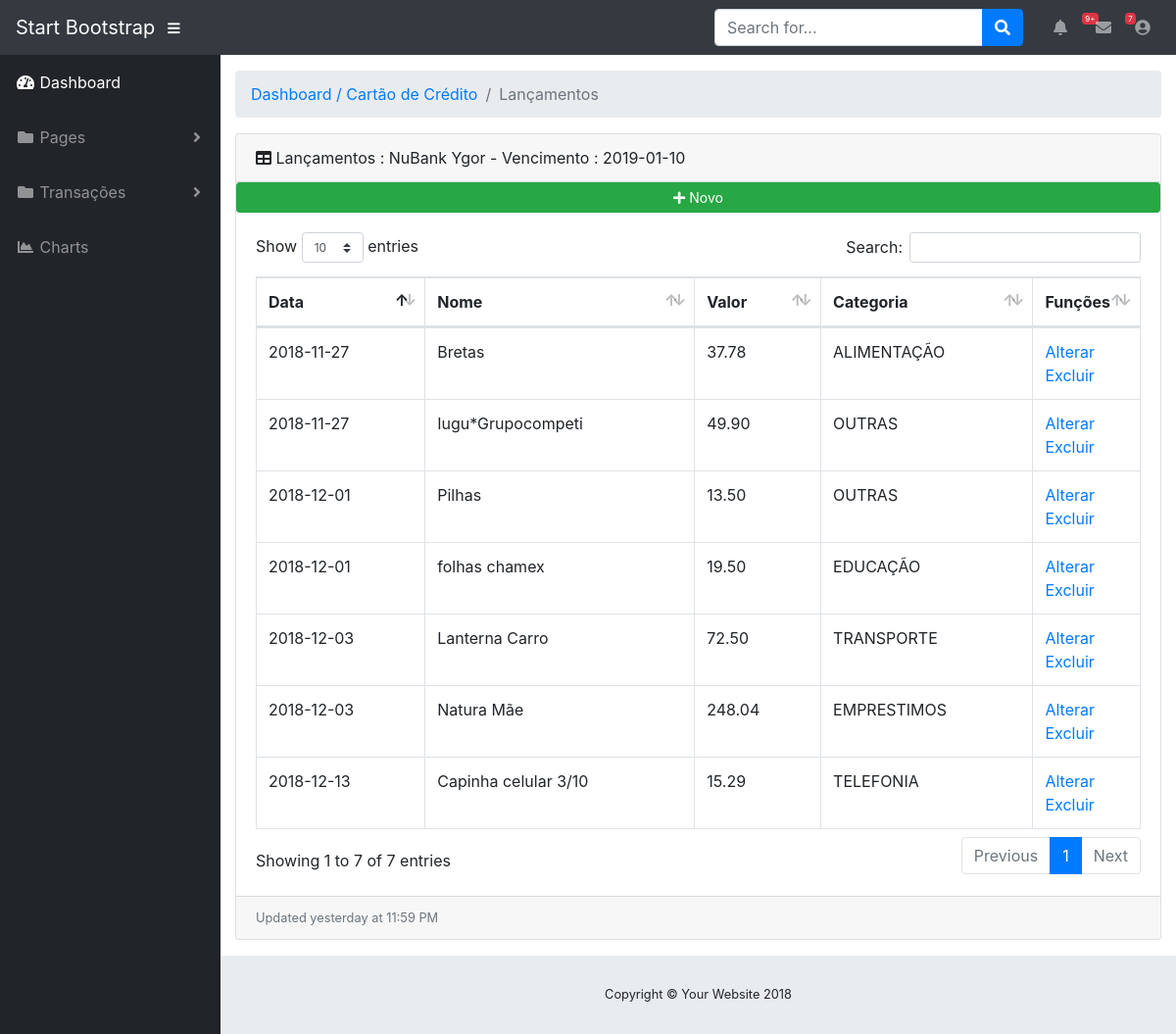
Screenshot of /cartao/acessar_lancamento?id_fatura=1 with the database file from the repository.
### tables this page shows
CREATE TABLE `faturas` (
  `id_fatura` int(11) NOT NULL,
  `id_cartao` int(11) NOT NULL,
  `paga` char(2) NOT NULL,
  `dt_vencimento` date NOT NULL,
  `vlr_fatura` float(10,2) DEFAULT NULL
);

CREATE TABLE `cartoes` (
  `id_cartao` int(11) NOT NULL,
  `nome` varchar(45) NOT NULL,
  `vlr_limite` float(10,2) NOT NULL,
  `dia_fechamento` int(11) DEFAULT '1',
  `dia_pagamento` int(11) DEFAULT '1',
  `id_bandeira` int(11) NOT NULL,
  `id_conta` int(11) NOT NULL,
  `vlr_aberto` float(10,2) DEFAULT NULL
);

CREATE TABLE `transacoes` (
  `id_transacao` int(11) NOT NULL,
  `nome` varchar(45) NOT NULL,
  `valor` float(10,2) NOT NULL,
  `id_categoria` int(11) NOT NULL,
  `data_cadastro` date NOT NULL,
  `data_efetivada` date DEFAULT NULL,
  `pago` varchar(1) DEFAULT 'N',
  `id_conta` int(11) NOT NULL,
  `observacao` longtext,
  `id_fatura_cartao` int(11) DEFAULT NULL
);

CREATE TABLE `categorias` (
  `id_categoria` int(11) NOT NULL,
  `nome` varchar(45) NOT NULL,
  `id_tipo` int(11) NOT NULL
);

### application/controllers/Cartao.php (called while the page is built, shortened)
<?php
class Cartao extends CI_Controller {
	function __construct(){
	$this->load->model('m_cartao');
	}
	public function acessar_lancamento()
	{
		$id_fatura = $_GET['id_fatura'];
		$variaveis['lancamentos'] = $this->m_cartao->listagem($id_fatura);
		$variaveis['dt_vencimento'] = $this->m_cartao->fatura_id_cartao($id_fatura)->row()->dt_vencimento;
		$variaveis['nome_fatura'] = $this->m_cartao->fatura_id_cartao($id_fatura)->row()->nome;
		$variaveis['id_cartao'] = $this->m_cartao->fatura_id_cartao($id_fatura)->row()->id_cartao;
		$variaveis['pagina'] = 'Lançamentos';
		$this->load->view('v_cabecalho');
		$this->load->view('cartao/v_lancamento', $variaveis);
		$this->load->view('v_rodape');
	}
}

### index.php (called while the page is built, shortened)
<?php
require_once BASEPATH.'core/CodeIgniter.php';

### application/models/m_cartao.php (called while the page is built, shortened)
<?php
class m_cartao extends CI_Model {
	public function listagem($id_fatura){
											return $this->db->query("SELECT t.id_transacao,
                                                      t.id_fatura_cartao,
							                                        t.data_cadastro,
							                                        t.nome,
							                                        t.valor,
							                                        c.nome as categoria,
																											t.pago
							                                 FROM   transacoes t, categorias c
																							 WHERE  t.id_categoria = c.id_categoria
																							 AND		t.id_fatura_cartao = $id_fatura
							                                 ORDER BY t.data_cadastro");
				}
	public function fatura_id_cartao($id_fatura){
			return $this->db->query("SELECT f.id_cartao,
                                      f.dt_vencimento,
                                      c.nome
															 FROM faturas f, cartoes c
															 WHERE f.id_cartao = c.id_cartao
                               AND f.id_fatura = $id_fatura");
	}
}

### application/views/cartao/v_lancamento.php (the view, shortened to what this page needs)
  <ol class="breadcrumb">
    <li class="breadcrumb-item">
      <a href="<?= base_url('cartao');?>">Dashboard / Cartão de Crédito</a>
    </li>
              <li class="breadcrumb-item active"><?=$pagina?></li>
        </ol>
    <div class="card mb-3">
      <div class="card-header">
        <i class="fas fa-table"></i>
        <?=$pagina?> : <?=$nome_fatura?> - Vencimento :  <?=$dt_vencimento?></div>
      <a id="botao-novo" class="btn btn-success btn-sm" href="<?= base_url("cartao/manusear?id=0&id_cartao={$id_cartao}")?>"><i class="font-icon fa fa-plus"></i> Novo</a>
    <div class="card-body">
      <div class="table-responsive">
        <table class="table table-bordered" id="dataTable" width="100%" cellspacing="0">
          <thead>
            <tr>
              <th>Data</th>
              <th>Nome</th>
              <th>Valor</th>
              <th>Categoria</th>
              <th>Funções</th>
            </tr>
          </thead>
          <tbody>
            <?php foreach($lancamentos -> result() as $lancamentos): ?>
                    <td><?= $lancamentos->data_cadastro; ?></td>
                    <td><?= $lancamentos->nome; ?></td>
                    <td><?= $lancamentos->valor; ?></td>
                    <td><?= $lancamentos->categoria; ?></td>
						<td width="10px" id="funcoes">
							<a href="<?= base_url("cartao/manusear?id={$lancamentos->id_transacao}&id_cartao={$id_cartao}")?>">Alterar</a>
                <a href="<?= base_url("cartao/excluir?id={$lancamentos->id_transacao}&id_fatura={$lancamentos->id_fatura_cartao}&id_cartao={$id_cartao}")?>">Excluir</a>
             </td>
					<?php endforeach; ?>
					</tbody>
        </table>
      </div>
    </div>
    <div class="card-footer small text-muted">Updated yesterday at 11:59 PM</div>
  </div>
</div>

### include/css/sb-admin.css (style rules this page uses)
html { position: relative; min-height: 100%; }
body { height: 100%; }
:root { --input-padding-x: 0.75rem; --input-padding-y: 0.75rem; }

### rows the page displays
faturas: id_cartao.nome "NuBank Ygor", dt_vencimento "2019-01-10"
transacoes: data_cadastro "2018-11-27", nome "Bretas", valor "37.78", id_categoria.nome "ALIMENTAÇÃO"
transacoes: data_cadastro "2018-11-27", nome "Iugu*Grupocompeti", valor "49.90", id_categoria.nome "OUTRAS"
transacoes: data_cadastro "2018-12-01", nome "Pilhas", valor "13.50", id_categoria.nome "OUTRAS"
transacoes: data_cadastro "2018-12-01", nome "folhas chamex", valor "19.50", id_categoria.nome "EDUCAÇÃO"
transacoes: data_cadastro "2018-12-03", nome "Lanterna Carro", valor "72.50", id_categoria.nome "TRANSPORTE"
transacoes: data_cadastro "2018-12-03", nome "Natura Mãe", valor "248.04", id_categoria.nome "EMPRESTIMOS"
transacoes: data_cadastro "2018-12-13", nome "Capinha celular 3/10", valor "15.29", id_categoria.nome "TELEFONIA"

### other values shown
$pagina "Lançamentos"
